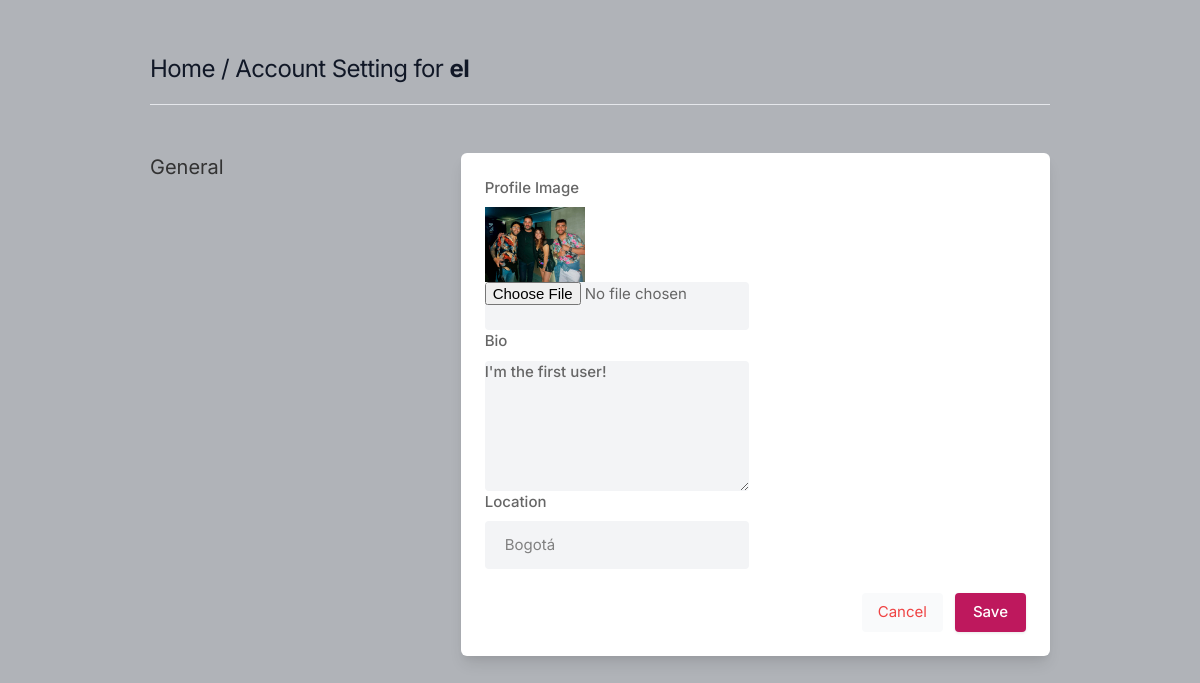
/settings (signed in), run on the app's committed database.
### core/models.py (models this page shows, shortened)
class Profile(models.Model):
    user = models.ForeignKey(User, on_delete=models.CASCADE)
    id_user = models.IntegerField()
    bio = models.TextField(blank=True)
    profileimg = models.ImageField(
        upload_to='profile_images', default='blank-profile-image.png')
    location = models.CharField(max_length=100, blank=True)

### core/views.py (the view, shortened to what this page needs)
# urls.py: path('settings', views.settings, name='settings'),
@login_required(login_url='signin')  # Requieres login
def settings(request):
    user_profile = Profile.objects.get(user=request.user)
    return render(request, 'setting.html', {'user_profile': user_profile})

### templates/setting.html (shortened to what this page needs)
{% load static %}
<!DOCTYPE html>
<html lang="en">
<head>
    <link rel="stylesheet" href="{% static 'assets/css/icons.css' %}">
    <link rel="stylesheet" href="{% static 'assets/css/uikit.css' %}">
    <link rel="stylesheet" href="{% static 'assets/css/style.css' %}">
    <link rel="stylesheet" href="{% static 'assets/css/tailwind.css' %}">
</head>
<body>
    <div class="container m-auto">
        <h1 class="text-2xl leading-none text-gray-900 tracking-tight mt-3"><a href="/">Home</a> / Account Setting for
            <b>{{user.username}}</b>
        </h1>
        <br>
        <hr>
        <div class="grid lg:grid-cols-3 mt-12 gap-8">
            <div>
                <h3 class="text-xl mb-2"> General </h3>
            </div>
            <div class="bg-white rounded-md lg:shadow-lg shadow col-span-2">
                <div class="grid grid-cols-2 gap-3 lg:p-6 p-4">
                    <form action="" method="POST" enctype="multipart/form-data">
                        <div class="col-span-2">
                            <label for=""> Profile Image</label>
                            <img width="100" height="100" src="{{user_profile.profileimg.url}}" />
                            <input type="file" name="image" value="" class="shadow-none bg-gray-100">
                        </div>
                        <div class="col-span-2">
                            <label for="about"> Bio</label>
                            <textarea id="about" name="bio" rows="3"
                                class="shadow-none bg-gray-100">{{user_profile.bio}}</textarea>
                        </div>
                        <div class="col-span-2">
                            <label for=""> Location</label>
                            <input type="text" name="location" value="{{user_profile.location}}"
                                class="shadow-none bg-gray-100">
                        </div>
                </div>
                <div class="bg-gray-10 p-6 pt-0 flex justify-end space-x-3">
                    <button class="p-2 px-4 rounded bg-gray-50 text-red-500"><a href="/"> Cancel</a></button>
                    <button type="submit" class="button bg-blue-700"> Save </button>
                </div>
            </div>
        </div>
        <br>
    </div>
</body>
</html>

### static/assets/css/style.css (style rules this page uses)
body { background-color: #B0B3B8!important; }
button { vertical-align: middle; }
span.button, button.button { background-color: #be185d; top: 0; color: #fff; position: relative; padding: 8px 18px; line-height: 22px; position: relative; font-weight: 500; font-size: 15px; display: inline-block; -webkit-transition: all 0.2s ease-in-out; transition: all 0.2s ease-in-out; cursor: pointer; overflow: hidden; border: none; border-radius: 4px; -webkit-box-shadow: 0 1px 3px rgba(0, 0, 0, 0.1); box-shadow: 0 1px 3px rgba(0, 0, 0, 0.1); }
input { height: 48px; line-height: 48px; padding: 0 20px; outline: none; font-size: 15px; color: #808080; max-width: 100%; width: 100%; -webkit-box-sizing: border-box; box-sizing: border-box; display: block; font-weight: 400; opacity: 1; border-radius: 4px; border: none; -webkit-box-shadow: 0 1px 4px 0px rgba(0, 0, 0, 0.12); box-shadow: 0 1px 4px 0px rgba(0, 0, 0, 0.12); }
input[type="text"], input[type="password"], input[type="email"], input[type="number"] { height: 48px; line-height: 48px; padding: 0 20px; outline: none; font-size: 15px; color: #808080; max-width: 100%; width: 100%; -webkit-box-sizing: border-box; box-sizing: border-box; display: block; font-weight: 400; opacity: 1; border-radius: 4px; border: none; -webkit-box-shadow: 0 1px 4px 0px rgba(0, 0, 0, 0.12); box-shadow: 0 1px 4px 0px rgba(0, 0, 0, 0.12); }
textarea { height: 48px; line-height: 48px; padding: 0 20px; outline: none; font-size: 15px; color: #808080; margin: 0 0 16px 0; max-width: 100%; width: 100%; -webkit-box-sizing: border-box; box-sizing: border-box; display: block; background-color: #fff; font-weight: 500; opacity: 1; border-radius: 4px; border: none; -webkit-box-shadow: 0 1px 4px 0px rgba(0, 0, 0, 0.12); box-shadow: 0 1px 4px 0px rgba(0, 0, 0, 0.12); }
input { -webkit-transition: all 0.1s ease-in-out; transition: all 0.1s ease-in-out; }
::placeholder { color: #808080; opacity: 1; }
textarea { height: auto; line-height: 27px; padding: 20px; min-height: 130px; -webkit-transition: none !important; transition: none !important; min-width: 100%; }
label, legend { display: block; font-weight: bold; font-size: 15px; font-weight: 500; margin-bottom: 8px; }
button { border: none; margin: 0; padding: 0; width: auto; overflow: visible; background: transparent; color: inherit; font: inherit; line-height: normal; cursor: pointer; }
a { color: #be185d; -webkit-transition: 0.3s; transition: 0.3s; outline: none !important; }
button { outline: none !important; }
img { max-width: 100%; }
body { color: #666; font-size: 15px; line-height: 27px; background-color: #f0f2f5; font-family: "Inter", sans-serif; text-transform: none; }
h1, h2, h3, h4, h5, h6 { font-family: "Inter", sans-serif; text-transform: none; }
input[type="text"], input[type="password"], input[type="email"] { font-family: "Inter", sans-serif; text-transform: none; }
textarea, select { font-family: "Inter", sans-serif; text-transform: none; }
button, body .pac-container { font-family: "Inter", sans-serif; text-transform: none; }
h1, h2, h3, h4, h5, h6 { color: #333; font-weight: 500; margin: 0; padding: 0; }
h1 { font-size: 32px; }
h3 { font-size: 22px; }
b, strong { font-weight: 700 !important; }
@media (min-width: 1024px) { .container { max-width: 900px !important; padding-top: 45px; } }
.shadow-none { -webkit-box-shadow: none !important; box-shadow: none !important; }

### data on the page
Profile: profileimg (picture), bio "I'm the first user!", location "Bogotá"

### other printed values
{{ user.username }} "el"
